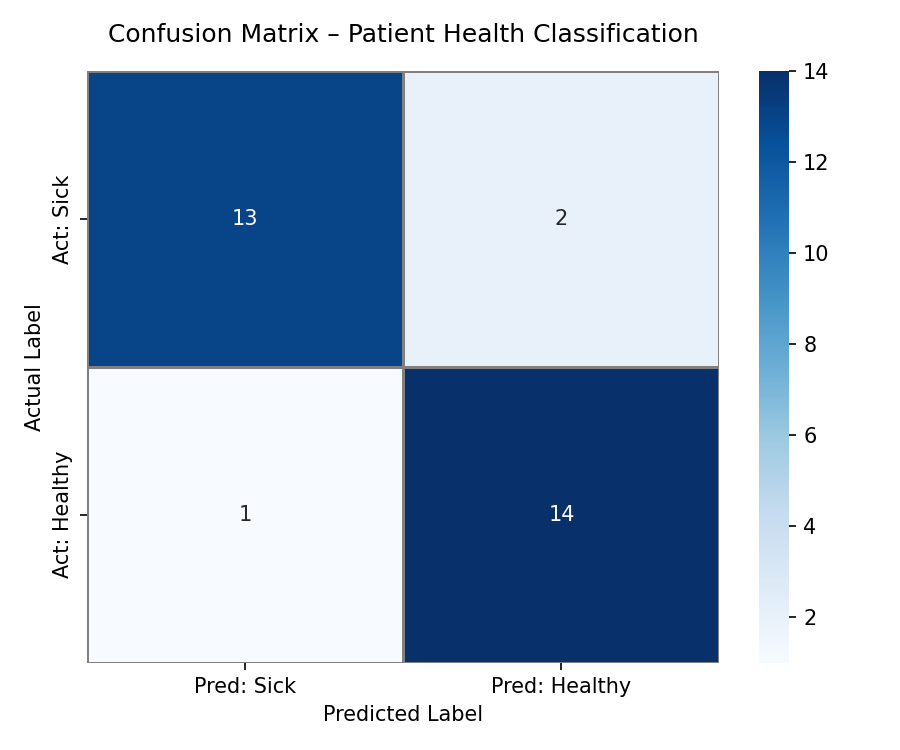

The Python source for this figure:
import numpy as np
import matplotlib.pyplot as plt
import seaborn as sns
from sklearn.metrics import confusion_matrix, classification_report

# Construct labels matching the described outcomes:
# 15 actual Sick, 15 actual Healthy (equal split of 30 test records)
# FN = 2 (sick predicted as healthy), FP = 1 (healthy predicted as sick)
# TP = 13, TN = 14

y_true = ["Sick"] * 15 + ["Healthy"] * 15
y_pred = ["Sick"] * 13 + ["Healthy"] * 2 + ["Healthy"] * 14 + ["Sick"] * 1

labels = ["Sick", "Healthy"]
cm = confusion_matrix(y_true, y_pred, labels=labels)

print("Confusion Matrix:")
print(f"{'':>10} {'Pred Sick':>12} {'Pred Healthy':>14}")
print(f"{'Act Sick':>10} {cm[0][0]:>12} {cm[0][1]:>14}")
print(f"{'Act Healthy':>10} {cm[1][0]:>12} {cm[1][1]:>14}")
print()
print(f"TP (Sick correctly identified):    {cm[0][0]}")
print(f"FN (Sick missed, pred Healthy):    {cm[0][1]}")
print(f"FP (Healthy wrongly pred Sick):    {cm[1][0]}")
print(f"TN (Healthy correctly identified): {cm[1][1]}")
print()
print(classification_report(y_true, y_pred, labels=labels))

# Plot heatmap
plt.figure(figsize=(6, 5))
sns.heatmap(
    cm,
    annot=True,
    fmt="d",
    cmap="Blues",
    xticklabels=["Pred: Sick", "Pred: Healthy"],
    yticklabels=["Act: Sick", "Act: Healthy"],
    linewidths=0.5,
    linecolor="gray",
)
plt.title("Confusion Matrix – Patient Health Classification", pad=14)
plt.ylabel("Actual Label")
plt.xlabel("Predicted Label")
plt.tight_layout()
plt.savefig("confusion_matrix.png", dpi=150)
plt.show()
print("Figure saved as confusion_matrix.png")
